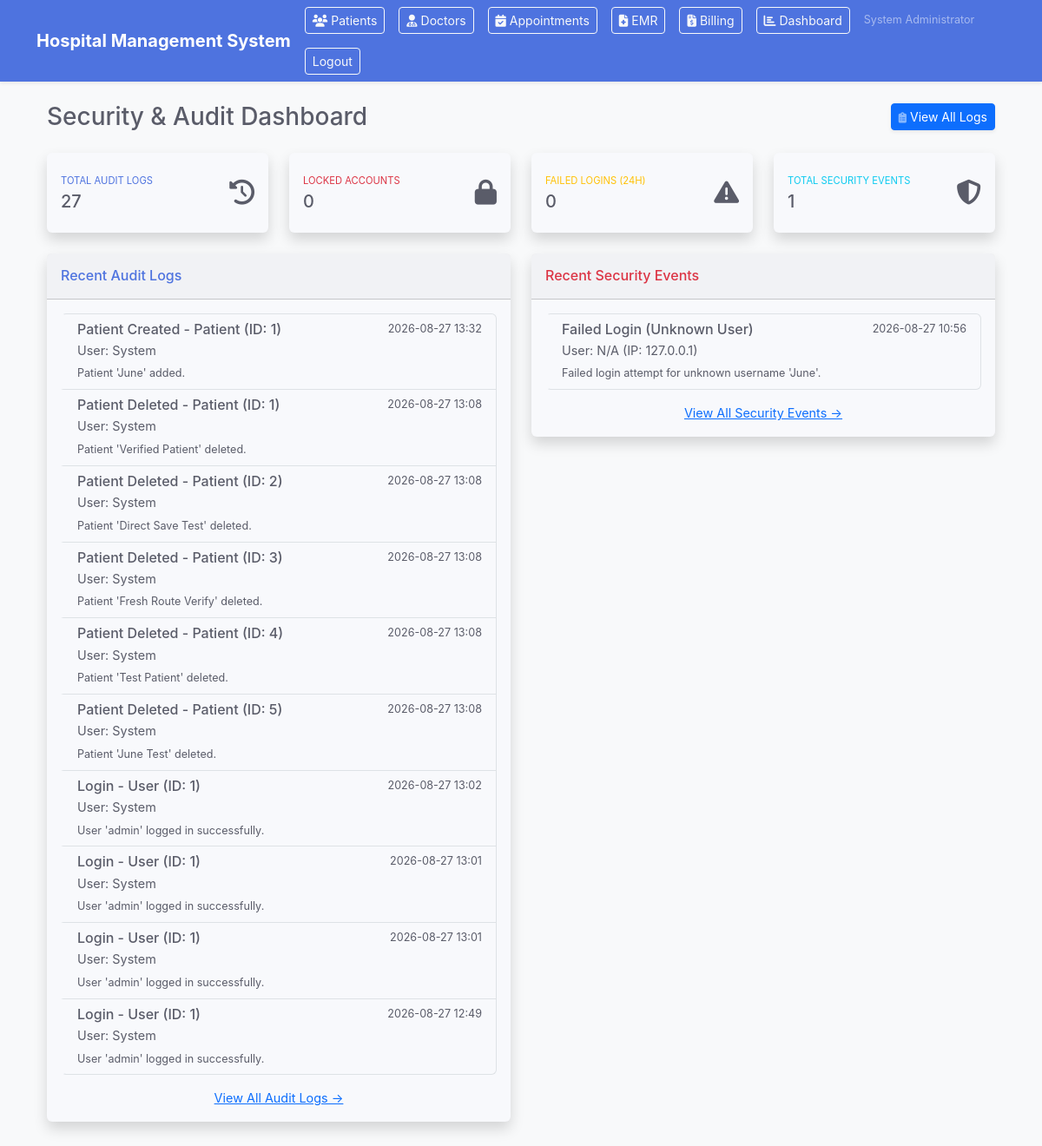
The app's page /security_audit/dashboard (signed in) with its own data.
### Hospital-Management-System/models.py (models this page shows, shortened)
class User(db.Model, UserMixin):
    __tablename__ = "users"
    id = db.Column(db.Integer, primary_key=True)
    username = db.Column(db.String(80), unique=True, nullable=False)
    password_hash = db.Column(db.String(255), nullable=False)
    role = db.Column(db.String(50), nullable=False)
    full_name = db.Column(db.String(120), nullable=False, default="")
    failed_login_attempts = db.Column(db.Integer, default=0, nullable=False)
    is_locked = db.Column(db.Boolean, default=False, nullable=False)
    last_password_change = db.Column(db.DateTime, default=datetime.utcnow, nullable=False)
    patient = db.relationship("Patient", backref="user", uselist=False, cascade="all, delete-orphan")
    doctor = db.relationship("Doctor", backref="user", uselist=False, cascade="all, delete-orphan")
    nurse = db.relationship("Nurse", backref="user", uselist=False, cascade="all, delete-orphan")
    employee = db.relationship("Employee", backref=db.backref("user", uselist=False))

class AuditLog(db.Model):
    __tablename__ = "audit_logs"
    id = db.Column(db.Integer, primary_key=True)
    user_id = db.Column(db.Integer, db.ForeignKey("users.id"), nullable=True)
    action = db.Column(db.String(150), nullable=False)
    entity_type = db.Column(db.String(120), nullable=True)
    entity_id = db.Column(db.Integer, nullable=True)
    details = db.Column(db.Text, nullable=True)
    timestamp = db.Column(db.DateTime, default=datetime.utcnow, nullable=False)

class SecurityEvent(db.Model):
    __tablename__ = "security_events"
    id = db.Column(db.Integer, primary_key=True)
    user_id = db.Column(db.Integer, db.ForeignKey("users.id"), nullable=True)
    event_type = db.Column(db.String(150), nullable=False)
    ip_address = db.Column(db.String(80), nullable=True)
    details = db.Column(db.Text, nullable=True)
    timestamp = db.Column(db.DateTime, default=datetime.utcnow, nullable=False)

### Hospital-Management-System/routes/security_audit.py (the view)
@security_audit_bp.route("/dashboard")
@login_required
@role_required("Admin")
def dashboard():
    recent_audit_logs = AuditLog.query.order_by(AuditLog.timestamp.desc()).limit(10).all()
    recent_security_events = SecurityEvent.query.order_by(SecurityEvent.timestamp.desc()).limit(10).all()
    locked_accounts = User.query.filter_by(is_locked=True).count()
    failed_logins_24h = SecurityEvent.query.filter(
        SecurityEvent.event_type == "Failed Login",
        SecurityEvent.timestamp >= datetime.utcnow() - timedelta(hours=24)
    ).count()
    stats = {
        "locked_accounts": locked_accounts,
        "failed_logins_24h": failed_logins_24h,
        "total_audit_logs": AuditLog.query.count(),
        "total_security_events": SecurityEvent.query.count()
    }
    return render_template(
        "security_audit_dashboard.html",
        title="Security & Audit Dashboard",
        stats=stats,
        recent_audit_logs=recent_audit_logs,
        recent_security_events=recent_security_events
    )

### Hospital-Management-System/app.py (called while the page is built)
@login_manager.user_loader
def load_user(user_id: str):
    return get_user_by_id(int(user_id))

@app.before_request
def protect_pages():
    if request.endpoint in {None, "static"}:
        return None
    if request.endpoint in {"auth.login", "auth.logout", "auth.register"}:
        return None
    if current_user.is_authenticated:
        return None
    flash("Please log in to continue.", "warning")
    return redirect(url_for("auth.login"))

@app.context_processor
def inject_settings():
    if 'settings' not in g:
        try:
            if db.inspect(db.engine).has_table('system_settings'):
                g.settings = {s.key: s.value for s in SystemSetting.query.all()}
            else:
                g.settings = {}
        except Exception:
            g.settings = {}
    return dict(settings=g.settings)

### Hospital-Management-System/models.py (called while the page is built)
def get_user_by_id(user_id: int) -> Optional[User]:
    if current_app:
        return User.query.get(user_id)
    from app import app as flask_app
    with flask_app.app_context():
        return User.query.get(user_id)

### Hospital-Management-System/routes/auth.py (called while the page is built)
def role_required(*allowed_roles):
    def decorator(view):
        @wraps(view)
        def wrapped(*args, **kwargs):
            if not current_user.is_authenticated:
                flash("Please log in to continue.", "warning")
                return redirect(url_for("auth.login"))
            if current_user.role not in allowed_roles:
                flash("You do not have permission to view this page.", "danger")
                return redirect(url_for("auth.dashboard"))
            return view(*args, **kwargs)
        return wrapped
    return decorator

### Hospital-Management-System/routes/security_audit_dashboard.html (shortened to what this page needs)
{% extends "base.html" %}
{% block content %}
<div class="container-fluid">
    <div class="d-sm-flex align-items-center justify-content-between mb-4">
        <h1 class="h3 mb-0 text-gray-800">{{ title }}</h1>
        <a href="{{ url_for('security_audit.list_audit_logs') }}" class="d-none d-sm-inline-block btn btn-sm btn-primary shadow-sm"> View All Logs</a>
    </div>
    <div class="row">
        <div class="col-xl-3 col-md-6 mb-4">
            <div class="card border-left-primary shadow h-100 py-2">
                <div class="card-body">
                    <div class="row no-gutters align-items-center">
                        <div class="col mr-2">
                            <div class="text-xs font-weight-bold text-primary text-uppercase mb-1">Total Audit Logs</div>
                            <div class="h5 mb-0 font-weight-bold text-gray-800">{{ stats.total_audit_logs }}</div>
                        </div>
                        <div class="col-auto"><i class="fas fa-history fa-2x text-gray-300"></i></div>
                    </div>
                </div>
            </div>
        </div>
        <div class="col-xl-3 col-md-6 mb-4">
            <div class="card border-left-danger shadow h-100 py-2">
                <div class="card-body">
                    <div class="row no-gutters align-items-center">
                        <div class="col mr-2">
                            <div class="text-xs font-weight-bold text-danger text-uppercase mb-1">Locked Accounts</div>
                            <div class="h5 mb-0 font-weight-bold text-gray-800">{{ stats.locked_accounts }}</div>
                        </div>
                        <div class="col-auto"><i class="fas fa-lock fa-2x text-gray-300"></i></div>
                    </div>
                </div>
            </div>
        </div>
        <div class="col-xl-3 col-md-6 mb-4">
            <div class="card border-left-warning shadow h-100 py-2">
                <div class="card-body">
                    <div class="row no-gutters align-items-center">
                        <div class="col mr-2">
                            <div class="text-xs font-weight-bold text-warning text-uppercase mb-1">Failed Logins (24h)</div>
                            <div class="h5 mb-0 font-weight-bold text-gray-800">{{ stats.failed_logins_24h }}</div>
                        </div>
                        <div class="col-auto"><i class="fas fa-exclamation-triangle fa-2x text-gray-300"></i></div>
                    </div>
                </div>
            </div>
        </div>
        <div class="col-xl-3 col-md-6 mb-4">
            <div class="card border-left-info shadow h-100 py-2">
                <div class="card-body">
                    <div class="row no-gutters align-items-center">
                        <div class="col mr-2">
                            <div class="text-xs font-weight-bold text-info text-uppercase mb-1">Total Security Events</div>
                            <div class="h5 mb-0 font-weight-bold text-gray-800">{{ stats.total_security_events }}</div>
                        </div>
                        <div class="col-auto"><i class="fas fa-shield-alt fa-2x text-gray-300"></i></div>
                    </div>
                </div>
            </div>
        </div>
    </div>
    <div class="row">
        <div class="col-lg-6 mb-4">
            <div class="card shadow">
                <div class="card-header py-3">
                    <h6 class="m-0 font-weight-bold text-primary">Recent Audit Logs</h6>
                </div>
                <div class="card-body">
                    <div class="list-group">
                        {% for log in recent_audit_logs %}
                        <div class="list-group-item">
                            <div class="d-flex w-100 justify-content-between">
                                <h6 class="mb-1">{{ log.action }} - {{ log.entity_type }} (ID: {{ log.entity_id or 'N/A' }})</h6>
                                <small>{{ log.timestamp.strftime('%Y-%m-%d %H:%M') }}</small>
                            </div>
                            <p class="mb-1">User: {{ log.user.username if log.user else 'System' }}</p>
                            <small>{{ log.details | truncate(100) }}</small>
                        </div>
                        {% else %}
                        <p class="text-center">No recent audit logs.</p>
                        {% endfor %}
                    </div>
                    <div class="text-center mt-3">
                        <a href="{{ url_for('security_audit.list_audit_logs') }}">View All Audit Logs &rarr;</a>
                    </div>
                </div>
            </div>
        </div>
        <div class="col-lg-6 mb-4">
            <div class="card shadow">
                <div class="card-header py-3">
                    <h6 class="m-0 font-weight-bold text-danger">Recent Security Events</h6>
                </div>
                <div class="card-body">
                    <div class="list-group">
                        {% for event in recent_security_events %}
                        <div class="list-group-item">
                            <div class="d-flex w-100 justify-content-between">
                                <h6 class="mb-1">{{ event.event_type }}</h6>
                                <small>{{ event.timestamp.strftime('%Y-%m-%d %H:%M') }}</small>
                            </div>
                            <p class="mb-1">User: {{ event.user.username if event.user else 'N/A' }} (IP: {{ event.ip_address or 'N/A' }})</p>
                            <small>{{ event.details | truncate(100) }}</small>
                        </div>
                        {% else %}
                        <p class="text-center">No recent security events.</p>
                        {% endfor %}
                    </div>
                    <div class="text-center mt-3">
                        <a href="{{ url_for('security_audit.list_security_events') }}">View All Security Events &rarr;</a>
                    </div>
                </div>
            </div>
        </div>
    </div>
</div>
{% endblock %}

### Hospital-Management-System/templates/base.html (shortened to what this page needs)
<!doctype html>
<html lang="en">
<head>
    <link href="https://cdn.jsdelivr.net/npm/bootstrap@5.3.3/dist/css/bootstrap.min.css" rel="stylesheet">
    <link rel="stylesheet" href="https://cdnjs.cloudflare.com/ajax/libs/font-awesome/6.5.2/css/all.min.css">
    <link rel="stylesheet" href="{{ url_for('static', filename='css/style.css') }}">
</head>
<body class="bg-light">
    <nav class="navbar navbar-expand-lg navbar-dark bg-primary shadow-sm">
        <div class="container">
            <a class="navbar-brand fw-bold" href="{{ url_for('auth.dashboard') if current_user.is_authenticated else url_for('auth.login') }}">Hospital Management System</a>
            {% if current_user.is_authenticated %}
                <div class="d-flex align-items-center gap-3 flex-wrap">
                    <a class="btn btn-outline-light btn-sm" href="{{ url_for('patients.patients_index') }}"><i class="fas fa-users me-1"></i>Patients</a>
                    <a class="btn btn-outline-light btn-sm" href="{{ url_for('doctors.doctors_index') }}"><i class="fas fa-user-md me-1"></i>Doctors</a>
                    <a class="btn btn-outline-light btn-sm" href="{{ url_for('appointments.appointments_index') }}"><i class="fas fa-calendar-check me-1"></i>Appointments</a>
                    <a class="btn btn-outline-light btn-sm" href="{{ url_for('emr.emr_index') }}"><i class="fas fa-file-medical me-1"></i>EMR</a>
                    <a class="btn btn-outline-light btn-sm" href="{{ url_for('billing.billing_index') }}"><i class="fas fa-file-invoice-dollar me-1"></i>Billing</a>
                    <a class="btn btn-outline-light btn-sm" href="{{ url_for('patients.dashboard_patients') }}"><i class="fas fa-chart-bar me-1"></i>Dashboard</a>
                    <span class="text-white-50 small">{{ current_user.full_name or current_user.username }}</span>
                    <a class="btn btn-outline-light btn-sm" href="{{ url_for('auth.logout') }}">Logout</a>
                </div>
            {% endif %}
        </div>
    </nav>
    <main class="container py-4">
        {% block content %}{% endblock %}
    </main>
</body>
</html>

### Hospital-Management-System/static/css/style.css (style rules this page uses)
:root { --bs-primary-rgb: 78, 115, 223; --bs-secondary-rgb: 133, 135, 150; --bs-font-sans-serif: "Inter", -apple-system, BlinkMacSystemFont, "Segoe UI", Roboto, "Helvetica Neue", Arial, sans-serif; --bs-body-font-family: var(--bs-font-sans-serif); --bs-body-font-size: 0.9rem; --bs-body-color: #5a5c69; --bs-body-bg: #f8f9fc; }
body { overflow-x: hidden; }
.list-group-item { transition: all 0.2s ease-in-out; border-left: 3px solid transparent; }
.navbar { box-shadow: 0 0.15rem 1.75rem 0 rgba(58, 59, 69, 0.15); }
.card { border: none; transition: all 0.3s; }
.card-header { font-weight: 600; }
.text-xs { font-size: .7rem; }

### records on screen
User: full_name "System Administrator"
AuditLog: action "Patient Created", entity_type "Patient", entity "1", timestamp "2026-08-27 13:32", user "System", details "Patient 'June' added."
AuditLog: action "Patient Deleted", entity_type "Patient", entity "1", timestamp "2026-08-27 13:08", user "System", details "Patient 'Verified Patient' deleted."
AuditLog: action "Patient Deleted", entity_type "Patient", entity "2", timestamp "2026-08-27 13:08", user "System", details "Patient 'Direct Save Test' deleted."
AuditLog: action "Patient Deleted", entity_type "Patient", entity "3", timestamp "2026-08-27 13:08", user "System", details "Patient 'Fresh Route Verify' deleted."
AuditLog: action "Patient Deleted", entity_type "Patient", entity "4", timestamp "2026-08-27 13:08", user "System", details "Patient 'Test Patient' deleted."
AuditLog: action "Patient Deleted", entity_type "Patient", entity "5", timestamp "2026-08-27 13:08", user "System", details "Patient 'June Test' deleted."
AuditLog: action "Login", entity_type "User", entity "1", timestamp "2026-08-27 13:02", user "System", details "User 'admin' logged in successfully."
AuditLog: action "Login", entity_type "User", entity "1", timestamp "2026-08-27 13:01", user "System", details "User 'admin' logged in successfully."
AuditLog: action "Login", entity_type "User", entity "1", timestamp "2026-08-27 13:01", user "System", details "User 'admin' logged in successfully."
AuditLog: action "Login", entity_type "User", entity "1", timestamp "2026-08-27 12:49", user "System", details "User 'admin' logged in successfully."
SecurityEvent: event_type "Failed Login (Unknown User)", timestamp "2026-08-27 10:56", user "N/A", ip_address "127.0.0.1", details "Failed login attempt for unknown username 'June'."

### other values on screen
{{ title }} "Security & Audit Dashboard"
{{ stats.total_audit_logs }} "27"
{{ stats.locked_accounts }} "0"
{{ stats.failed_logins_24h }} "0"
{{ stats.total_security_events }} "1"
